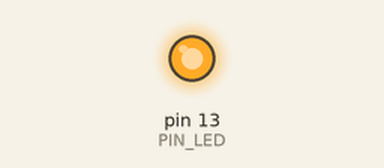
A sketch run on a simulated Arduino Uno, built with avr-gcc and run on an emulated ATmega328P. Parts: output pins drawn as LEDs (lit = HIGH). What the sketch prints to the serial monitor is not drawn. At 1.5 s the program stops and its outputs stay as they are.

Above: at 0.1 s.
At 1.1 s:
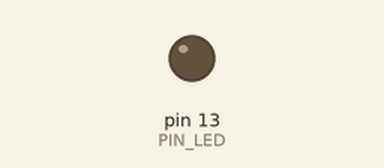
Timing chart, 0 to 2.6 s (numbered marks = the images above):
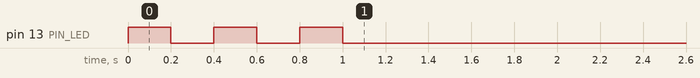

The sketch:

lab-05-parte1-baudrate.ino
```cpp
/*
 * lab-05-parte1-baudrate.ino
 * Sesión 5 — Parte 1: Diagnóstico del enlace y caracterización temporal
 *
 * === QUÉ TRAE ESTE SKETCH Y QUÉ DEBE HACER EL GRUPO ===
 *
 * Trae RESUELTO el instrumento: la rutina que mide cuánto tarda la trama
 * en salir por el cable (micros() + Serial.flush()).
 *
 * NO trae resuelto el trabajo de la sesión:
 *   Reto 1 — encontrar por qué la comunicación entrega caracteres ilegibles
 *            y corregirlo, explicando el mecanismo.
 *   Reto 2 — correr esta medición a los cuatro baudrates de la tabla,
 *            calcular el tiempo TEÓRICO a partir de la trama UART y
 *            contrastar ambos valores.
 * La deducción de cuántos bits se transmiten por byte es del grupo.
 *
 * === RETO 1 — PUNTO DE PARTIDA ===
 *
 * El valor de BAUDRATE de abajo NO coincide con el que debe usar el
 * Monitor Serie. Carga el sketch, abre el Monitor a 9600 y observa.
 *
 * === RETO 2 — CÓMO SE USA ===
 *
 * Para cada baudrate de la tabla:
 *   1. cambiar BAUDRATE aquí abajo,
 *   2. poner el Monitor Serie en ese mismo valor,
 *   3. recargar el sketch,
 *   4. leer el tiempo medido.
 * La medición corre UNA vez al arranque; el programa se detiene después
 * de reportarla. Eso es intencional: el número queda en pantalla hasta
 * que cambies de baudrate.
 *
 * === CIRCUITO ===
 *   D2  — Botón con pull-down 10 kΩ (no se usa en esta parte)
 *   D13 — LED integrado: parpadea al iniciar como confirmación de arranque
 *
 * Autor: Ricardo Amézquita Orozco
 * Curso: Electrónica Digital 2016684 — 2026-2
 */

// === PINES ===
const int PIN_LED = 13;

// === BAUDRATE ===
// Velocidad de comunicación serial. El Monitor Serie debe estar en el
// MISMO valor. Reto 2: cambiar este valor y recargar, una vez por fila
// de la tabla.
long BAUDRATE = 4800;

// === TRAMA DE PRUEBA ===
// Se transmite siempre el mismo texto para que el número de bytes sea
// constante entre mediciones. Cuántos bytes se transmiten por trama NO
// se dice aquí: se deduce del texto y de lo que agrega println().
const char TEXTO_PRUEBA[] = "Hola, esto es una prueba de tiempo de transmision UART.";

// ============================================================
// CONFIGURACIÓN
// ============================================================
void setup() {

  pinMode(PIN_LED, OUTPUT);

  Serial.begin(BAUDRATE);

  // Parpadeo de confirmación: indica que el Arduino está funcionando.
  for (int i = 0; i < 3; i++) {
    digitalWrite(PIN_LED, HIGH);
    delay(200);
    digitalWrite(PIN_LED, LOW);
    delay(200);
  }

  Serial.println("=== Sesion 5 - Parte 1: baudrate y tiempos ===");
  Serial.println();
}

// ============================================================
// BUCLE PRINCIPAL
// ============================================================
void loop() {

  medirTiempoTransmision();

  // El programa se detiene a propósito: la medición corre una sola vez
  // y el resultado queda en pantalla. Para medir a otro baudrate hay que
  // cambiar BAUDRATE y recargar el sketch.
  while (true) {}
}

// ============================================================
// FUNCIÓN AUXILIAR: medición de tiempo de transmisión
// ============================================================
//
// Mide cuánto tiempo real tarda en salir la trama completa al baudrate
// configurado en BAUDRATE.
//
// Técnica:
//   1. marca el tiempo con micros() antes de println()
//   2. llama Serial.flush() para esperar a que los últimos bits salgan
//      físicamente por el cable, no solo del buffer
//   3. marca el tiempo después del flush
//   4. imprime el resultado
//
void medirTiempoTransmision() {
  unsigned long t0 = micros();
  Serial.println(TEXTO_PRUEBA);
  Serial.flush();  // espera hasta que el último bit haya salido
  unsigned long t1 = micros();

  unsigned long tiempoMedido_us = t1 - t0;

  Serial.print("Baudrate: ");
  Serial.print(BAUDRATE);
  Serial.print(" | Tiempo medido: ");
  Serial.print(tiempoMedido_us);
  Serial.println(" us");
}
```
